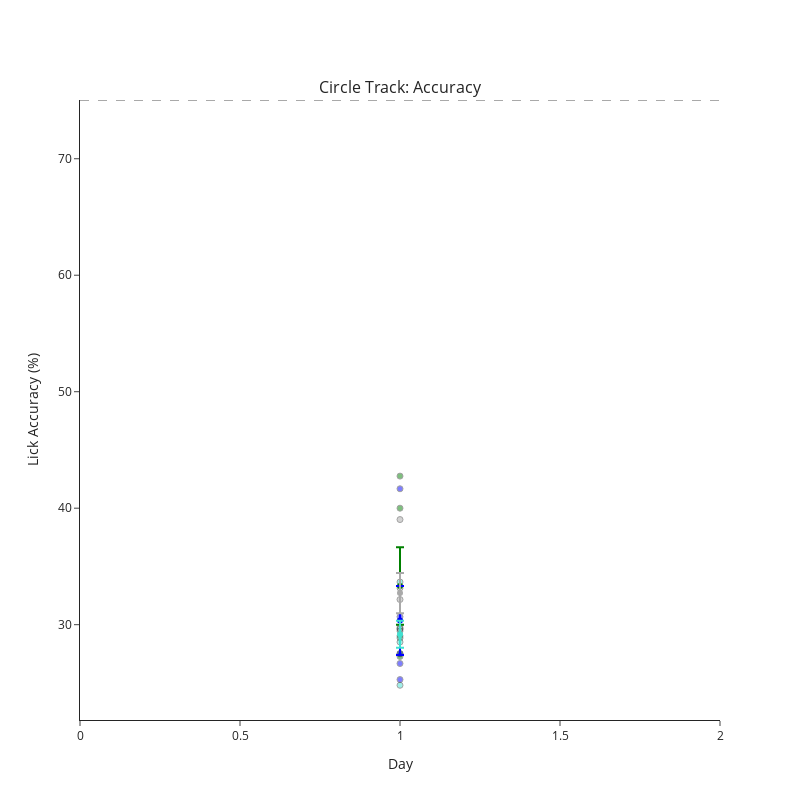

Source (notebook cell):
### Code cell
## Lick accuracy
fig = pf.plot_behavior_across_days(lick_df, x_var='day', y_var='percent_correct', groupby_var=['day', 'group'], plot_transitions=None,
                                   marker_color=group_colors, avg_color='darkgrey',
                                   x_title='Day', y_title='Lick Accuracy (%)', titles=['Circle Track: Accuracy'], height=800, width=800)
fig.show()

### Figure 1 — Plotly figure (JSON) as saved in the notebook; plotly's stock layout.template omitted (floating-point values rounded to 4 significant figures)
{"data": [{"marker": {"color": "turquoise", "line": {"width": 1}}, "mode": "markers", "name": "mca01", "opacity": 0.5, "type": "scatter", "x": [1], "y": [29.63]}, {"marker": {"color": "turquoise", "line": {"width": 1}}, "mode": "markers", "name": "mca02", "opacity": 0.5, "type": "scatter", "x": [1], "y": [29.63]}, {"marker": {"color": "turquoise", "line": {"width": 1}}, "mode": "markers", "name": "mca03", "opacity": 0.5, "type": "scatter", "x": [1], "y": [24.8]}, {"marker": {"color": "green", "line": {"width": 1}}, "mode": "markers", "name": "mca04", "opacity": 0.5, "type": "scatter", "x": [1], "y": [29.03]}, {"marker": {"color": "green", "line": {"width": 1}}, "mode": "markers", "name": "mca05", "opacity": 0.5, "type": "scatter", "x": [1], "y": [27.27]}, {"marker": {"color": "green", "line": {"width": 1}}, "mode": "markers", "name": "mca06", "opacity": 0.5, "type": "scatter", "x": [1], "y": [42.75]}, {"marker": {"color": "green", "line": {"width": 1}}, "mode": "markers", "name": "mca08", "opacity": 0.5, "type": "scatter", "x": [1], "y": [27.52]}, {"marker": {"color": "green", "line": {"width": 1}}, "mode": "markers", "name": "mca09", "opacity": 0.5, "type": "scatter", "x": [1], "y": [40]}, {"marker": {"color": "turquoise", "line": {"width": 1}}, "mode": "markers", "name": "mca10", "opacity": 0.5, "type": "scatter", "x": [1], "y": [28.86]}, {"marker": {"color": "turquoise", "line": {"width": 1}}, "mode": "markers", "name": "mca11", "opacity": 0.5, "type": "scatter", "x": [1], "y": [33.66]}, {"marker": {"color": "turquoise", "line": {"width": 1}}, "mode": "markers", "name": "mca12", "opacity": 0.5, "type": "scatter", "x": [1], "y": [28.51]}, {"marker": {"color": "blue", "line": {"width": 1}}, "mode": "markers", "name": "mca13", "opacity": 0.5, "type": "scatter", "x": [1], "y": [25.29]}, {"marker": {"color": "blue", "line": {"width": 1}}, "mode": "markers", "name": "mca14", "opacity": 0.5, "type": "scatter", "x": [1], "y": [26.67]}, {"marker": {"color": "blue", "line": {"width": 1}}, "mode": "markers", "name": "mca15", "opacity": 0.5, "type": "scatter", "x": [1], "y": [27.5]}, {"marker": {"color": "blue", "line": {"width": 1}}, "mode": "markers", "name": "mca16", "opacity": 0.5, "type": "scatter", "x": [1], "y": [30.68]}, {"marker": {"color": "blue", "line": {"width": 1}}, "mode": "markers", "name": "mca18", "opacity": 0.5, "type": "scatter", "x": [1], "y": [41.67]}, {"marker": {"color": "darkgrey", "line": {"width": 1}}, "mode": "markers", "name": "mca19", "opacity": 0.5, "type": "scatter", "x": [1], "y": [39.02]}, {"marker": {"color": "darkgrey", "line": {"width": 1}}, "mode": "markers", "name": "mca20", "opacity": 0.5, "type": "scatter", "x": [1], "y": [33.15]}, {"marker": {"color": "darkgrey", "line": {"width": 1}}, "mode": "markers", "name": "mca21", "opacity": 0.5, "type": "scatter", "x": [1], "y": [32.16]}, {"marker": {"color": "darkgrey", "line": {"width": 1}}, "mode": "markers", "name": "mca22", "opacity": 0.5, "type": "scatter", "x": [1], "y": [29.77]}, {"marker": {"color": "darkgrey", "line": {"width": 1}}, "mode": "markers", "name": "mca23", "opacity": 0.5, "type": "scatter", "x": [1], "y": [29.46]}, {"error_y": {"array": [3.333], "type": "data"}, "line": {"color": "green"}, "mode": "lines+markers", "name": "tg_a", "showlegend": true, "type": "scatter", "x": [1], "y": [33.32]}, {"error_y": {"array": [2.962], "type": "data"}, "line": {"color": "blue"}, "mode": "lines+markers", "name": "tg_y", "showlegend": true, "type": "scatter", "x": [1], "y": [30.36]}, {"error_y": {"array": [1.158], "type": "data"}, "line": {"color": "turquoise"}, "mode": "lines+markers", "name": "wt_a", "showlegend": true, "type": "scatter", "x": [1], "y": [29.18]}, {"error_y": {"array": [1.726], "type": "data"}, "line": {"color": "darkgrey"}, "mode": "lines+markers", "name": "wt_y", "showlegend": true, "type": "scatter", "x": [1], "y": [32.71]}], "layout": {"annotations": [{"font": {"size": 16}, "showarrow": false, "text": "Circle Track: Accuracy", "x": 0.5, "xanchor": "center", "xref": "paper", "y": 1, "yanchor": "bottom", "yref": "paper"}], "height": 800, "shapes": [{"line": {"color": "darkgrey", "dash": "dash", "width": 1}, "opacity": 1, "type": "line", "x0": 0, "x1": 1, "xref": "x domain", "y0": 75, "y1": 75, "yref": "y"}], "showlegend": false, "title": {"x": 0.5, "xanchor": "center", "y": 0.9, "yanchor": "top"}, "width": 800, "xaxis": {"anchor": "y", "domain": [0, 1], "title": {"text": "Day"}}, "yaxis": {"anchor": "x", "domain": [0, 1], "title": {"text": "Lick Accuracy (%)"}}}}
